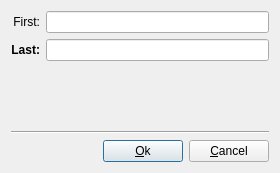
<ui version="4.0" >
 <class>NameDialog</class>
 <widget class="QDialog" name="NameDialog" >
  <property name="geometry" >
   <rect>
    <x>0</x>
    <y>0</y>
    <width>280</width>
    <height>173</height>
   </rect>
  </property>
  <property name="windowTitle" >
   <string>Full name</string>
  </property>
  <layout class="QGridLayout" >
   <item row="2" column="0" >
    <widget class="Line" name="line7" >
     <property name="frameShape" >
      <enum>QFrame::HLine</enum>
     </property>
     <property name="frameShadow" >
      <enum>QFrame::Sunken</enum>
     </property>
    </widget>
   </item>
   <item row="1" column="0" >
    <spacer>
     <property name="orientation" >
      <enum>Qt::Vertical</enum>
     </property>
     <property name="sizeType" >
      <enum>QSizePolicy::Expanding</enum>
     </property>
     <property name="sizeHint" >
      <size>
       <width>31</width>
       <height>16</height>
      </size>
     </property>
    </spacer>
   </item>
   <item row="0" column="0" >
    <layout class="QGridLayout" >
     <item row="3" column="0" >
      <widget class="QLabel" name="textLabel4" >
       <property name="toolTip" >
        <string>This attribute must be set.</string>
       </property>
       <property name="text" >
        <string>&lt;b>Last:&lt;/b></string>
       </property>
       <property name="alignment" >
        <set>Qt::AlignRight|Qt::AlignTrailing|Qt::AlignVCenter</set>
       </property>
       <property name="wordWrap" >
        <bool>true</bool>
       </property>
      </widget>
     </item>
     <item row="1" column="1" >
      <widget class="QLineEdit" name="firstEdit" />
     </item>
     <item row="3" column="1" >
      <widget class="QLineEdit" name="lastEdit" />
     </item>
     <item row="1" column="0" >
      <widget class="QLabel" name="textLabel2" >
       <property name="text" >
        <string>First:</string>
       </property>
       <property name="alignment" >
        <set>Qt::AlignRight|Qt::AlignTrailing|Qt::AlignVCenter</set>
       </property>
       <property name="wordWrap" >
        <bool>false</bool>
       </property>
      </widget>
     </item>
    </layout>
   </item>
   <item row="3" column="0" >
    <layout class="QHBoxLayout" >
     <item>
      <spacer>
       <property name="orientation" >
        <enum>Qt::Horizontal</enum>
       </property>
       <property name="sizeType" >
        <enum>QSizePolicy::Expanding</enum>
       </property>
       <property name="sizeHint" >
        <size>
         <width>271</width>
         <height>21</height>
        </size>
       </property>
      </spacer>
     </item>
     <item>
      <widget class="QPushButton" name="okButton" >
       <property name="sizePolicy" >
        <sizepolicy vsizetype="Fixed" hsizetype="Fixed" >
         <horstretch>0</horstretch>
         <verstretch>0</verstretch>
        </sizepolicy>
       </property>
       <property name="text" >
        <string>&amp;Ok</string>
       </property>
       <property name="shortcut" >
        <string>Alt+O</string>
       </property>
       <property name="default" >
        <bool>true</bool>
       </property>
      </widget>
     </item>
     <item>
      <widget class="QPushButton" name="cancelButton" >
       <property name="sizePolicy" >
        <sizepolicy vsizetype="Fixed" hsizetype="Fixed" >
         <horstretch>0</horstretch>
         <verstretch>0</verstretch>
        </sizepolicy>
       </property>
       <property name="text" >
        <string>&amp;Cancel</string>
       </property>
       <property name="shortcut" >
        <string>Alt+C</string>
       </property>
       <property name="autoDefault" >
        <bool>false</bool>
       </property>
      </widget>
     </item>
    </layout>
   </item>
  </layout>
 </widget>
 <layoutdefault spacing="6" margin="11" />
 <pixmapfunction>qPixmapFromMimeSource</pixmapfunction>
 <tabstops>
  <tabstop>firstEdit</tabstop>
  <tabstop>lastEdit</tabstop>
  <tabstop>okButton</tabstop>
  <tabstop>cancelButton</tabstop>
 </tabstops>
 <resources/>
 <connections>
  <connection>
   <sender>cancelButton</sender>
   <signal>clicked()</signal>
   <receiver>NameDialog</receiver>
   <slot>reject()</slot>
   <hints>
    <hint type="sourcelabel" >
     <x>20</x>
     <y>20</y>
    </hint>
    <hint type="destinationlabel" >
     <x>20</x>
     <y>20</y>
    </hint>
   </hints>
  </connection>
  <connection>
   <sender>okButton</sender>
   <signal>clicked()</signal>
   <receiver>NameDialog</receiver>
   <slot>accept()</slot>
   <hints>
    <hint type="sourcelabel" >
     <x>20</x>
     <y>20</y>
    </hint>
    <hint type="destinationlabel" >
     <x>20</x>
     <y>20</y>
    </hint>
   </hints>
  </connection>
 </connections>
</ui>
